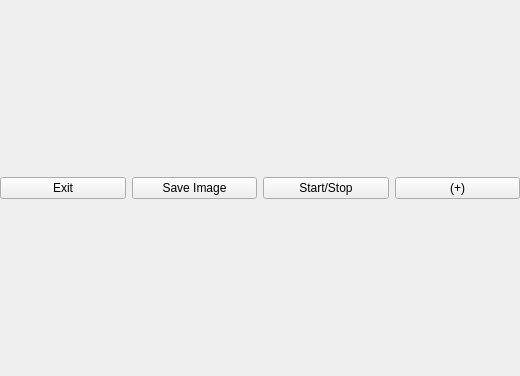
<?xml version="1.0" encoding="UTF-8"?>
<ui version="4.0">
 <class>Graph_Container_gui</class>
 <widget class="QWidget" name="Graph_Container_gui">
  <property name="geometry">
   <rect>
    <x>0</x>
    <y>0</y>
    <width>520</width>
    <height>376</height>
   </rect>
  </property>
  <property name="windowTitle">
   <string>Graph</string>
  </property>
  <layout class="QGridLayout" name="gridLayout">
   <property name="leftMargin">
    <number>0</number>
   </property>
   <property name="topMargin">
    <number>0</number>
   </property>
   <property name="rightMargin">
    <number>0</number>
   </property>
   <property name="bottomMargin">
    <number>0</number>
   </property>
   <property name="verticalSpacing">
    <number>2</number>
   </property>
   <item row="1" column="0">
    <widget class="QPushButton" name="pushButton_exit">
     <property name="text">
      <string>Exit</string>
     </property>
    </widget>
   </item>
   <item row="1" column="1">
    <widget class="QPushButton" name="pushButton_saveImage">
     <property name="text">
      <string>Save Image</string>
     </property>
    </widget>
   </item>
   <item row="1" column="2">
    <widget class="QPushButton" name="pushButton_startStop">
     <property name="text">
      <string>Start/Stop</string>
     </property>
    </widget>
   </item>
   <item row="1" column="3">
    <widget class="QPushButton" name="pushButton_options">
     <property name="text">
      <string>(+)</string>
     </property>
    </widget>
   </item>
   <item row="0" column="0" colspan="4">
    <layout class="QHBoxLayout" name="horizontalLayout"/>
   </item>
  </layout>
 </widget>
 <resources/>
 <connections/>
</ui>
